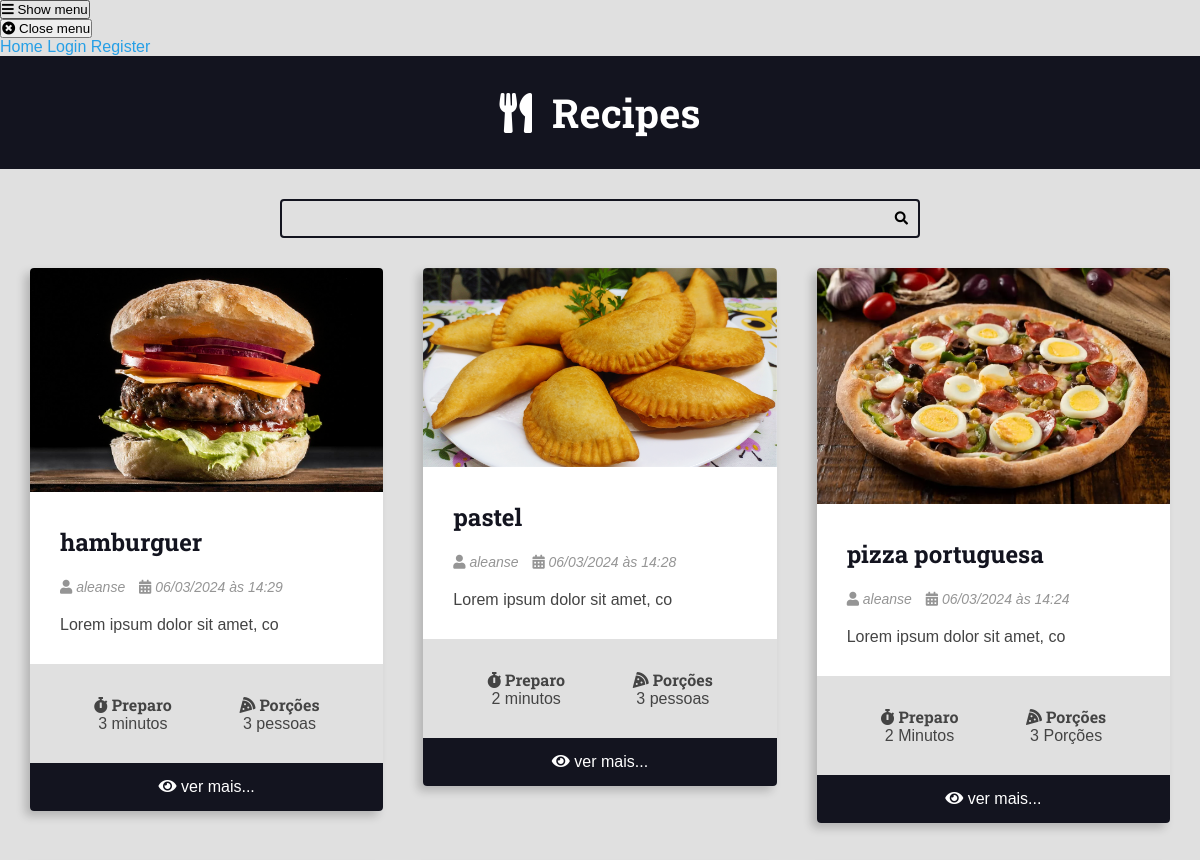
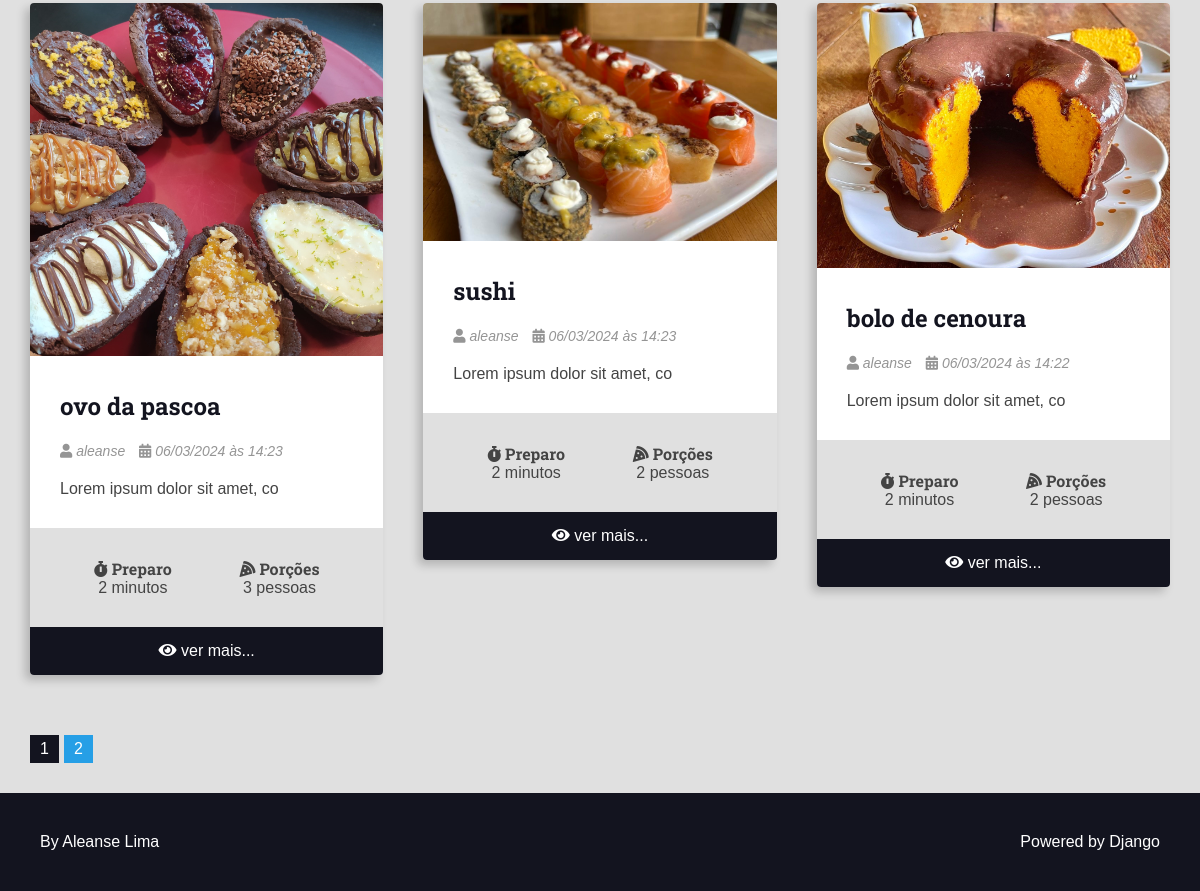
The page / on the database its author committed (2 pictures, top to bottom).
### recipes/models.py (models this page shows, shortened)
class Recipe(models.Model):
    title = models.CharField(max_length=30)
    description = models.TextField(max_length=30)
    slug = models.SlugField(unique=True)
    preparation_time = models.IntegerField()
    preparation_time_unit = models.CharField(max_length=30)
    servings = models.IntegerField()
    servings_unit = models.CharField(max_length=30)
    preparation_steps = models.TextField()
    preparation_steps_is_html = models.BooleanField(default=False)
    created_at = models.DateTimeField(auto_now_add=True)
    updated_at = models.DateTimeField(auto_now=True)
    is_published = models.BooleanField(default=False)
    cover = models.ImageField(upload_to='recipes/covers/%Y/%m/%d/', blank=True, default='')
    category = models.ForeignKey(Category, on_delete=models.SET_NULL, null=True,blank=True,default=None)
    author = models.ForeignKey(User, on_delete=models.SET_NULL, null=True)
    def get_absolute_url(self):
        return reverse("recipes:recipe",args={self.id})

### recipes/views.py (the view)
# urls.py: 2. Add a URL to urlpatterns:  path('', views.home, name='home')
def home(request):
    recipes = Recipe.objects.filter(is_published=True,).order_by('-id')
    page_obj, pagination_range = make_pagination(request, recipes, PER_PAGE)
    return render(request,'recipes/pages/home.html',context={'recipes':page_obj, 'pagination_range': pagination_range})

### utils/recipes/pagination.py (called while the page is built)
def make_pagination(request, queryset, per_page, qty_pages=4):
    try:
        current_page = int(request.GET.get('page', 1))
    except ValueError:
        current_page = 1
    paginator = Paginator(queryset, per_page)
    page_obj = paginator.get_page(current_page)
    pagination_range = make_pagination_range(
        paginator.page_range,
        qty_pages,
        current_page
    )
    return page_obj, pagination_range

### recipes/templates/recipes/pages/home.html (shortened to what this page needs)
{% extends 'global/base.html' %}
{% block content %}
<div class="main-content main-content-list container">
     {% for recipe in recipes %}
    {% include 'recipes/partials/recipe.html' %}
{% empty %}
    <div class="center m-y">
        <h1>No recipes found here 🥲</h1>
    </div>
{% endfor %}
</div>
{% endblock content %}

### recipes/templates/recipes/partials/recipe.html (shortened to what this page needs)
<div class="recipe recipe-list-item">
   {% if recipe.cover %}
    <div class="recipe-cover">
        <a href="{{ recipe.get_absolute_url }}">
            <img src="{{ recipe.cover.url }}" alt="Temporário">
        </a>
    </div>
    {% endif %}
    <div class="recipe-title-container">
         <h2 class="recipe-title">
            <a href="{{ recipe.get_absolute_url }}">
                {{ recipe.title }}
            </a>
        </h2>
    </div>
    <div class="recipe-author">
       {% if recipe.author is not None %}
        <span class="recipe-author-item">
            <i class="fas fa-user"></i>
            {% if recipe.author.first_name %}
                {{ recipe.author.first_name }} {{ recipe.author.last_name }}
            {% else %}
                {{ recipe.author.username }}
            {% endif %}
        </span>
        {% endif %}
        <span class="recipe-author-item">
            <i class="fas fa-calendar-alt"></i>
            {{ recipe.created_at|date:"d/m/Y" }} às {{ recipe.created_at|date:"H:i" }}
        </span>
    </div>
    <div class="recipe-content">
         <p>{{ recipe.description }}</p>
    </div>
    <div class="recipe-meta-container">
        <div class="recipe-meta recipe-preparation">
            <h3 class="recipe-meta-title"><i class="fas fa-stopwatch"></i> Preparo</h3>
            <div class="recipe-meta-text">
               {{ recipe.preparation_time }} {{ recipe.preparation_time_unit }}
            </div>
        </div>
        <div class="recipe-meta recipe-servings">
            <h3 class="recipe-meta-title"><i class="fas fa-pizza-slice"></i> Porções</h3>
            <div class="recipe-meta-text">
                {{ recipe.servings }} {{ recipe.servings_unit }}
            </div>
        </div>
    </div>
   {% if is_detail_page is not True %}
    <footer class="recipe-footer">
        <a class="recipe-read-more button button-dark button-full-width" href="{% url 'recipes:recipe' recipe.id %}">
            <i class="fas fa-eye"></i>
            <span>ver mais...</span>
        </a>
    </footer>
    {% endif %}
</div>

### base_static/global/css/styles.css (style rules this page uses)
:root { --color-primary: #269fe6; --color-primary-hover: #2086c2; --color-primary-dark: #13141f; --color-primary-dark-hover: #212336; --color-primary-light: #d4ecfa; --color-primary-light-hover: #bdd8e7; --color-white: #fff; --color-black: #000; --color-dark-text: #444; --color-info-light: #cce5ff; --color-debug-light: #cce5ff; --color-success-light: #d4edda; --color-alert-light: #fff3cd; --color-warning-light: #fff3cd; --color-error-light: #f8d7da; --color-info-dark: #4d86c4; --color-debug-dark: #4d86c4; --color-success-dark: #4a9c5d; --color-alert-dark: #927f40; --color-warning-dark: #927f40; --color-error-dark: #da525d; --color-gray-0: #f9f9f9; --color-gray-1: #e0e0e0; --color-gray-2: #c7c7c7; --color-gray-3: #aeaeae; --color-gray-4: #959595; --color-gray-5: #7d7d7d; --color-gray-6: #646464; --color-gray-7: #4b4b4b; --color-gray-8: #323232; --color-gray-9: #191919; --font-primary: sans-serif; --font-headings: 'Roboto Slab', serif; --spacing-gutter-medium: 3rem; --spacing-gutter-large: 4rem; }
* { padding: 0; margin: 0; box-sizing: border-box; }
html { font-size: 62.5%; }
body { font-size: 1.6rem; font-family: var(--font-primary); background: var(--color-gray-1); color: var(--color-dark-text); }
h1, h2, h3, h4, h5, h6 { font-family: var(--font-headings); }
.container { max-width: 144rem; margin: 0 auto; padding: var(--spacing-gutter-medium); }
.main-content { padding-top: 0; }
.main-content-list { display: grid; grid-template-columns: repeat(auto-fit, minmax(340px, 1fr)); gap: var(--spacing-gutter-large); }
.recipe { background: var(--color-white); box-shadow: -5px 5px 10px rgba(0, 0, 0, .2); transform: scale(1); transition: all 300ms ease-in-out; border-radius: .4rem; overflow: hidden; }
.recipe img { max-width: 100%; }
.recipe-list-item { max-width: 64rem; height: fit-content; }
.recipe-title-container { padding: var(--spacing-gutter-medium); padding-bottom: 2rem; }
.recipe-title-container a { text-decoration: none; color: var(--color-primary-dark); }
.recipe-author { padding: 0 var(--spacing-gutter-medium); }
.recipe-content { padding: var(--spacing-gutter-medium); padding-top: 2rem; }
.recipe-author-item { color: var(--color-gray-4); margin-right: 1rem; font-style: italic; font-size: 1.4rem; }
.recipe-meta-container { display: flex; flex-flow: row wrap; padding: var(--spacing-gutter-medium); background: var(--color-gray-1); }
.recipe-meta { display: flex; flex-flow: column nowrap; flex-shrink: 1; flex-grow: 1; text-align: center; }
.recipe-meta-title { font-size: 1.6rem; }
.recipe-footer a { background: var(--color-primary-dark); display: block; color: var(--color-white); text-decoration: none; text-align: center; padding: 1.5rem var(--spacing-gutter-medium); transition: all 300ms ease-in-out; }
img { max-width: 100%; }
a { color: var(--color-primary); text-decoration: none; }

### rows shown on the page
Recipe: cover (picture), title "hamburguer", author.username "aleanse", created_at "06/03/2024", created_at "14:29", description "Lorem ipsum dolor sit amet, co", preparation_time "3", preparation_time_unit "minutos", servings "3", servings_unit "pessoas"
Recipe: cover (picture), title "pastel", author.username "aleanse", created_at "06/03/2024", created_at "14:28", description "Lorem ipsum dolor sit amet, co", preparation_time "2", preparation_time_unit "minutos", servings "3", servings_unit "pessoas"
Recipe: cover (picture), title "pizza portuguesa", author.username "aleanse", created_at "06/03/2024", created_at "14:24", description "Lorem ipsum dolor sit amet, co", preparation_time "2", preparation_time_unit "Minutos", servings "3", servings_unit "Porções"
Recipe: cover (picture), title "ovo da pascoa", author.username "aleanse", created_at "06/03/2024", created_at "14:23", description "Lorem ipsum dolor sit amet, co", preparation_time "2", preparation_time_unit "minutos", servings "3", servings_unit "pessoas"
Recipe: cover (picture), title "sushi", author.username "aleanse", created_at "06/03/2024", created_at "14:23", description "Lorem ipsum dolor sit amet, co", preparation_time "2", preparation_time_unit "minutos", servings "2", servings_unit "pessoas"
Recipe: cover (picture), title "bolo de cenoura", author.username "aleanse", created_at "06/03/2024", created_at "14:22", description "Lorem ipsum dolor sit amet, co", preparation_time "2", preparation_time_unit "minutos", servings "2", servings_unit "pessoas"

### other values the page prints
{{ page }} "1"
{{ page }} "2"
